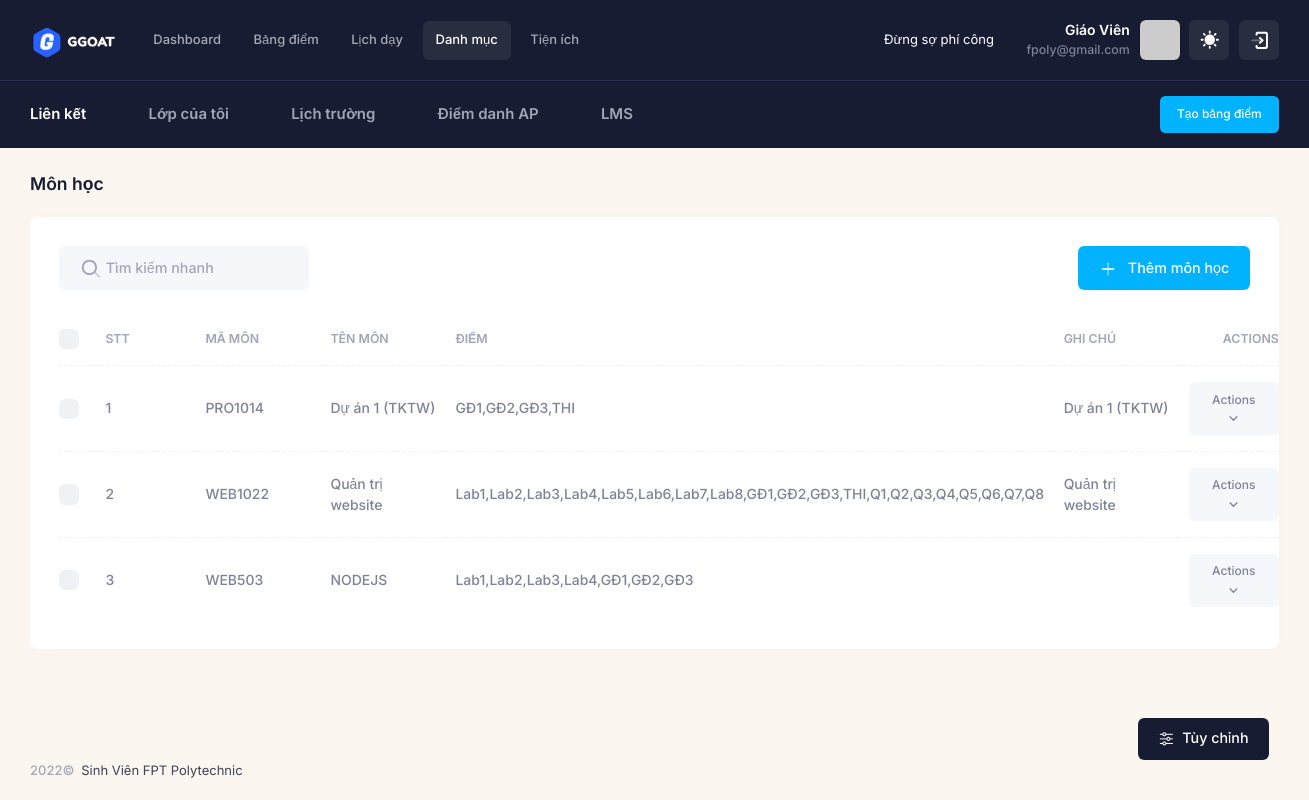
The page /danh-muc/mon-hoc (signed in) on the database as committed earlier.
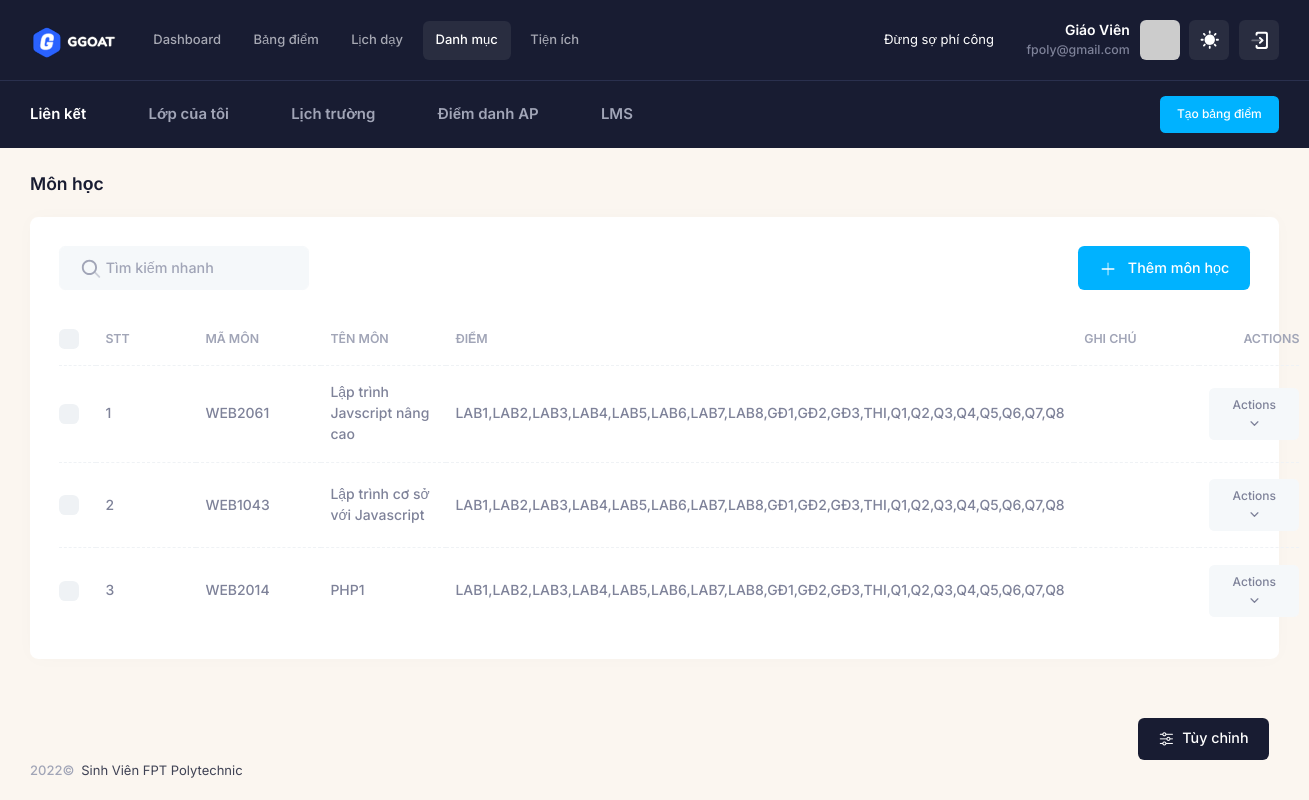
The same page on the database as committed later.
### tables this page shows
CREATE TABLE `teachers` (
  `id_teacher` int(11) NOT NULL,
  `name` varchar(225) NOT NULL,
  `email` varchar(225) NOT NULL,
  `password` text NOT NULL,
  `register_date` datetime DEFAULT NULL,
  `code_donate` text NOT NULL,
  `id_coso` int(11) DEFAULT NULL COMMENT 'cơ sở đang dạy',
  `status` enum('1','2') NOT NULL DEFAULT '2',
  `data` longtext DEFAULT NULL COMMENT 'tất cả dữ liệu quản lý của giáo viên'
);

CREATE TABLE `lien_ket` (
  `id_lienket` int(11) NOT NULL,
  `ten` varchar(225) NOT NULL,
  `url` text NOT NULL,
  `mo_ta` text DEFAULT NULL,
  `id_teacher` int(11) NOT NULL
);

CREATE TABLE `mon_hoc` (
  `id_mon` int(11) NOT NULL,
  `ma_mon` varchar(225) NOT NULL,
  `ten_mon` varchar(225) NOT NULL,
  `ghi_chu` text DEFAULT NULL,
  `diem` text NOT NULL,
  `id_teacher` int(11) NOT NULL
);

### app/controllers/Teacher.php (called while the page is built, shortened)
<?php
class Teacher extends  Controller
{
  public $data = array();
  public $model_home;
  public function __construct()
  {
    $this->model_home = $this->model('TeacherModel');
    $this->data['type'] = 'teacher';
    $this->data['page_parent'] = 'teacher';
    $this->data['page_target'] = 'teacher';
    $this->data = array_merge($this->data, $this->model_home->data);
  }
  public function mon_hoc()
  {
    $this->model_home->mon_hoc();
    $this->data['content'] = 'teacher/danhmuc/mon_hoc';
    $this->data['page_title'] = 'Môn học';
    $this->data['page_parent'] = 'danh-muc';
    $this->data['page_target'] = 'mon-hoc';
    $this->data = array_merge($this->data, $this->model_home->data);
    $this->render('layouts/teacher', $this->data);
  }
}

### index.php (called while the page is built, shortened)
<?php
require_once 'bootstrap.php';
$myApp = new App();

### bootstrap.php (called while the page is built, shortened)
<?php
if (!empty($_SERVER['HTTPS']) && $_SERVER['HTTPS'] == 'on') {
  $web_root = 'https://' . $_SERVER['HTTP_HOST'];
} else {
  $web_root = 'http://' . $_SERVER['HTTP_HOST'];
}
$folder = str_replace(strtolower($_SERVER['DOCUMENT_ROOT']), '', strtolower(__DIR__));
$base_url = $web_root . $folder . '/';
function BASE_URL($url)
{
  global $base_url;
  return $base_url . $url;
}
if (!empty($_SERVER['PATH_INFO'])) {
  $url = $_SERVER['PATH_INFO'];
} else {
  $url = '/';
}
$route = array_filter(explode('/', $url));
$route  = array_values($route);
function route($index)
{
  global $route;
  if (isset($route[$index])) {
    return $route[$index];
  } else {
    return false;
  }
}
require_once  'core/Database.php';
$DB = new Database;
require_once  'core/Controller.php';

### core/Database.php (called while the page is built, shortened)
<?php
class Database
{
  private $conn;
  function connect()
  {
    if (!$this->conn) {
      try {
        $this->conn = mysqli_connect(
          $_ENV['DB_HOST'],
          $_ENV['DB_USERNAME'],
          $_ENV['DB_PASSWORD'],
          $_ENV['DB_DATABASE'],
          $_ENV['DB_PORT']
        );
        mysqli_query($this->conn, "set names 'utf8'");
      } catch (Exception $e) {
        error('503');
        die();
      }
    }
  }
  function getInfoTeacher($data)
  {
    if (isset($_SESSION['email'])) {
      $row = $this->conn->query(
        "SELECT * FROM `teachers`INNER JOIN `co_so` on co_so.id_coso = teachers.id_coso WHERE `email` = '" . $_SESSION['email'] . "' "
      )->fetch_array();
      if ($row) {
        return $row[$data];
      }
      return false;
    }
    return false;
  }
  function get_list($sql)
  {
    $result = mysqli_query($this->conn, $sql);
    $return = array();
    while ($row = mysqli_fetch_assoc($result)) {
      $return[] = $row;
    }
    return $return;
  }
}

### app/models/TeacherModel.php (called while the page is built, shortened)
<?php
class TeacherModel extends Model
{
    public function __construct()
    {
        $this->data = [
            'hoc_ky' => $this->get_list("SELECT * FROM  `hoc_ky`
            WHERE id_teacher  = '" . $this->getInfoTeacher('id_teacher') . "'
            order by case
            when ten_hocky LIKE '%spring%' then 1
            when ten_hocky LIKE '%summer%'  then 2
            when ten_hocky LIKE '%fall%'  then 3
            end
            , reverse(reverse(ten_hocky) + 0) + 0 DESC"),
            'khoa' =>
            $this->get_list(
                "SELECT * FROM `khoa` WHERE id_teacher = '" . $this->getInfoTeacher('id_teacher') . "'  ORDER BY ten_khoa DESC"
            ),
            'mon_hoc' =>
            $this->get_list(
                "SELECT * FROM `mon_hoc` WHERE id_teacher = '" . $this->getInfoTeacher('id_teacher') . "' ORDER BY id_mon DESC"
            ),
            'loai_lop' =>
            $this->get_list(
                "SELECT * FROM `loai_lop` WHERE  id_teacher = '" . $this->getInfoTeacher('id_teacher') . "' ORDER BY id_loai DESC"
            ),
            'lien_ket' =>
            $this->get_list(
                "SELECT * FROM `lien_ket` WHERE id_teacher = '" . $this->getInfoTeacher('id_teacher') . "'  ORDER BY id_lienket DESC limit 5"
            ),
        ];
    }
    public function mon_hoc()
    {
        $this->data = [
            'mon_hoc' => $this->get_list("SELECT * FROM `mon_hoc` WHERE id_teacher = '" . $this->getInfoTeacher('id_teacher') . "'"),
            'loai_diem' => $this->get_list("SELECT * FROM `loai_diem` WHERE id_teacher = '" . $this->getInfoTeacher('id_teacher') . "'"),
        ];
    }
}

### app/views/teacher/danhmuc/mon_hoc.php (the view, shortened to what the rows shown need)
<div class="card">
  <div class="card-header border-0 pt-6">
    <div class="card-title">
      <div class="d-flex align-items-center position-relative my-1">
        <span class="svg-icon svg-icon-1 position-absolute ms-6">
        </span>
        <input type="text" data-kt-table-filter="search" class="form-control form-control-solid w-250px ps-14" placeholder="Tìm kiếm nhanh" />
      </div>
    </div>
    <div class="card-toolbar">
      <div class="d-flex justify-content-end" data-kt-table-toolbar="base">
        <button type="button" class="btn btn-primary" data-bs-toggle="modal" data-bs-target="#kt_modal_add">
          <span class="svg-icon svg-icon-2">
            <svg width="24" height="24" viewBox="0 0 24 24" fill="none" xmlns="http://www.w3.org/2000/svg">
              <rect opacity="0.5" x="11.364" y="20.364" width="16" height="2" rx="1" transform="rotate(-90 11.364 20.364)" fill="currentColor" />
              <rect x="4.36396" y="11.364" width="16" height="2" rx="1" fill="currentColor" />
            </svg>
          </span>
          Thêm <?= strtolower($this->data['page_title']) ?>
        </button>
      </div>
    </div>
  </div>
  <div class="card-body py-4">
    <table class="table align-middle table-row-dashed fs-6 gy-5" id="kt_table_list">
      <thead>
        <tr class="text-start text-muted fw-bold fs-7 text-uppercase gs-0">
          <th class="w-10px pe-2">
            <div class="form-check form-check-sm form-check-custom form-check-solid me-3">
              <input class="form-check-input" type="checkbox" data-kt-check="true" data-kt-check-target="#kt_table_list .form-check-input" value="1" />
            </div>
          </th>
          <th class="min-w-100px">STT</th>
          <th class="min-w-125px">Mã môn</th>
          <th class="min-w-125px">Tên môn</th>
          <th class="min-w-125px">Điểm</th>
          <th class="min-w-125px">Ghi chú</th>
          <th class="text-end min-w-100px">Actions</th>
        </tr>
      </thead>
      <tbody class="text-gray-600 fw-semibold">
        <?php
        if (!empty($this->model_home->data['mon_hoc'])) {
          $data = $this->model_home->data['mon_hoc'];
          $index = 1;
          foreach ($data as $item) {
            extract($item) ?>
            <tr>
              <td>
                <div class="form-check form-check-sm form-check-custom form-check-solid">
                  <input class="form-check-input" type="checkbox" value="<?= $id_mon ?>">
                </div>
              </td>
              <td> <?= $index++ ?> </td>
              <td> <?= $ma_mon ?> </td>
              <td> <?= $ten_mon ?> </td>
              <td> <?= $diem ?> </td>
              <td> <?= $ghi_chu ?> </td>
              <td class="text-end">
                <a href="#" class="btn btn-light btn-active-light-primary btn-sm" data-kt-menu-trigger="click" data-kt-menu-placement="bottom-end">Actions
                  <span class="svg-icon svg-icon-5 m-0">
                  </span>
                </a>
              </td>
            </tr>
        <?php
          }
        } ?>
      </tbody>
    </table>
  </div>
</div>

### app/views/include/teacher/header.php (shortened to what the rows shown need)
<?php
global $DB;
?>
<div id="kt_app_header" class="app-header">
  <div class="app-header-primary" data-kt-sticky="true" data-kt-sticky-name="app-header-primary-sticky" data-kt-sticky-offset="{default: 'false', lg: '300px'}">
    <div class="app-container container-xxl d-flex align-items-stretch justify-content-between">
      <div class="d-flex flex-grow-1 flex-lg-grow-0">
        <div class="d-flex align-items-center me-7" id="kt_app_header_logo_wrapper">
          <a href="" class="d-flex align-items-center">
            <img alt="Logo" src="<?= BASE_URL('assets/media/logos/logo.png') ?>" class="h-35px" />
          </a>
        </div>
        <div class="app-header-menu app-header-mobile-drawer align-items-stretch" data-kt-drawer="true" data-kt-drawer-name="app-header-menu" data-kt-drawer-activate="{default: true, lg: false}" data-kt-drawer-overlay="true" data-kt-drawer-width="250px" data-kt-drawer-direction="start" data-kt-drawer-toggle="#kt_app_header_menu_toggle" data-kt-swapper="true" data-kt-swapper-mode="{default: 'append', lg: 'prepend'}" data-kt-swapper-parent="{default: '#kt_app_body', lg: '#kt_app_header_wrapper'}">
          <div class="menu menu-rounded menu-active-bg menu-state-primary menu-column menu-lg-row menu-title-gray-700 menu-icon-gray-500 menu-arrow-gray-500 menu-bullet-gray-500 my-5 my-lg-0 align-items-stretch fw-semibold px-2 px-lg-0" id="kt_app_header_menu" data-kt-menu="true">
            <?php
            $menu = [
              [
                'name' => 'Dashboard',
                'path' => 'dashboard',
              ],
              [
                'name' => 'Bảng điểm',
                'path' => 'bang-diem',
              ],
              [
                'name' => 'Lịch dạy',
                'path' => 'lich-day',
              ],
              [
                'name' => 'Danh mục',
                'path' => 'danh-muc',
                'sub' => [
                  [
                    'name' => 'Khóa học',
                    'path' => 'khoa-hoc',
                  ],
                  [
                    'name' => 'Học kỳ',
                    'path' => 'hoc-ky',
                  ],
                  [
                    'name' => 'Môn học',
                    'path' => 'mon-hoc',
                  ],
                  [
                    'name' => 'Loại lớp',
                    'path' => 'loai-lop',
                  ],
                  [
                    'name' => 'Loại điểm',
                    'path' => 'loai-diem',
                  ],
                ]
              ],
              [
                'name' => 'Tiện ích',
                'path' => 'tien-ich',
                'sub' => [
                  [
                    'name' => 'Liên kết',
                    'path' => 'lien-ket',
                  ],
                  [
                    'name' => 'Thành ngữ',
                    'path' => 'thanh-ngu',
                  ],
                ]
              ],
            ];
            ?>
            <?php
            foreach ($menu as $item) {
              extract($item); ?>
              <div <?= isset($sub) ? 'data-kt-menu-trigger="{' . "default: 'click'" . " ,lg:'hover'" . '}"' : '' ?> data-kt-menu-placement="bottom-start" class="menu-item <?= (route(0) == $path) || ((route(0) == '' && $path == 'dashboard')) ? 'here show' : false ?>" menu-lg-down-accordion menu-sub-lg-down-indention me-0 me-lg-2">
                <?php
                if (!isset($sub)) { ?>
                  <a class="menu-link py-3" href="<?= BASE_URL($path) ?>"><?= $name ?></a>
                <?php } else { ?>
                  <span class="menu-link py-3">
                    <span class="menu-title">
                      <?= $name ?>
                    </span>
                  <?php } ?>
                  </span>
              </div>
            <?php } ?>
          </div>
        </div>
      </div>
      <div class="app-navbar flex-shrink-0">
        <div class="app-navbar-item ms-3" id="kt_header_user_menu_toggle">
          <div class="text-white mx-5 px-5">
            <marquee>
              <?= isset($this->data['thanh_ngu']['noi_dung']) ?  $this->data['thanh_ngu']['noi_dung'] : 'Đừng sợ phí công' ?>
            </marquee>
          </div>
          <div class="text-end d-none d-sm-flex flex-column justify-content-center me-3">
            <a href="" class="text-white text-hover-primary fs-6 fw-bold">Giáo Viên</a>
            <span class="text-gray-600 fs-7 fw-semibold d-block"><?= $DB->getInfoTeacher('email') ?></span>
          </div>
          <div class="cursor-pointer symbol symbol-35px symbol-md-40px" data-kt-menu-trigger="{default: 'click', lg: 'hover'}" data-kt-menu-attach="parent" data-kt-menu-placement="bottom-end">
            <img src="https://ui-avatars.com/api/?name=<?= $DB->getInfoTeacher('email') ?>" alt="user" />
          </div>
        </div>
        <div class="app-navbar-item ms-3">
          <a href="#" class="btn btn-icon btn-icon-white btn-active-color-primary btn-custom w-35px h-35px w-md-40px h-md-40px" data-kt-menu-trigger="{default:'click', lg: 'hover'}" data-kt-menu-attach="parent" data-kt-menu-placement="bottom-end">
            <span class="svg-icon theme-light-show svg-icon-2">
            </span>
          </a>
        </div>
        <div class="app-navbar-item ms-3">
          <a href="<?= BASE_URL('auth/logout') ?>" class="btn btn-icon btn-icon-white btn-active-color-primary btn-custom w-35px h-35px w-md-40px h-md-40px">
            <span class="svg-icon svg-icon-1">
            </span>
          </a>
        </div>
      </div>
    </div>
  </div>
  <div class="app-header-secondary">
    <div class="app-container container-xxl d-flex align-items-stretch">
      <div class="w-100 d-flex flex-stack">
        <div class="d-flex flex-stack me-5">
          <span class="text-white fw-bold fs-5 me-3 me-lg-6">Liên kết</span>
          <div class="d-flex gap-1 gap-lg-2">
            <?php
            if (!empty($this->data['lien_ket'])) {
              $lien_ket = $this->data['lien_ket'];
              foreach ($lien_ket as $item) {
                extract($item);
            ?>
                <a href="<?= $url ?>" target="_blank" class="custom-link rounded px-lg-4 py-lg-2 d-flex flex-center">
                  <span class="d-none d-lg-inline text-muted fw-bold text-hover-primary fs-5 ps-3"><?= $ten ?></span>
                </a>
            <?php }
            } ?>
          </div>
        </div>
        <a href="" class="btn btn-sm btn-primary py-3" data-bs-toggle="modal" data-bs-target="#kt_modal_create_app">Tạo bảng điểm</span></a>
      </div>
    </div>
  </div>
</div>

Rows that differ between the two databases and show on the page:
removed mon_hoc: ma_mon "PRO1014", ten_mon "Dự án 1 (TKTW)", diem "GĐ1,GĐ2,GĐ3,THI", ghi_chu "Dự án 1 (TKTW)"
removed mon_hoc: ma_mon "WEB1022", ten_mon "Quản trị website", diem "Lab1,Lab2,Lab3,Lab4,Lab5,Lab6,Lab7,Lab8,GĐ1,GĐ2,GĐ3,THI,Q1,Q2,Q3,Q4,Q5,Q6,Q7,Q8", ghi_chu "Quản trị website"
removed mon_hoc: ma_mon "WEB503", ten_mon "NODEJS", diem "Lab1,Lab2,Lab3,Lab4,GĐ1,GĐ2,GĐ3"
added mon_hoc: ma_mon "WEB2061", ten_mon "Lập trình Javscript nâng cao", diem "LAB1,LAB2,LAB3,LAB4,LAB5,LAB6,LAB7,LAB8,GĐ1,GĐ2,GĐ3,THI,Q1,Q2,Q3,Q4,Q5,Q6,Q7,Q8"
added mon_hoc: ma_mon "WEB1043", ten_mon "Lập trình cơ sở với Javascript", diem "LAB1,LAB2,LAB3,LAB4,LAB5,LAB6,LAB7,LAB8,GĐ1,GĐ2,GĐ3,THI,Q1,Q2,Q3,Q4,Q5,Q6,Q7,Q8"
added mon_hoc: ma_mon "WEB2014", ten_mon "PHP1", diem "LAB1,LAB2,LAB3,LAB4,LAB5,LAB6,LAB7,LAB8,GĐ1,GĐ2,GĐ3,THI,Q1,Q2,Q3,Q4,Q5,Q6,Q7,Q8"
